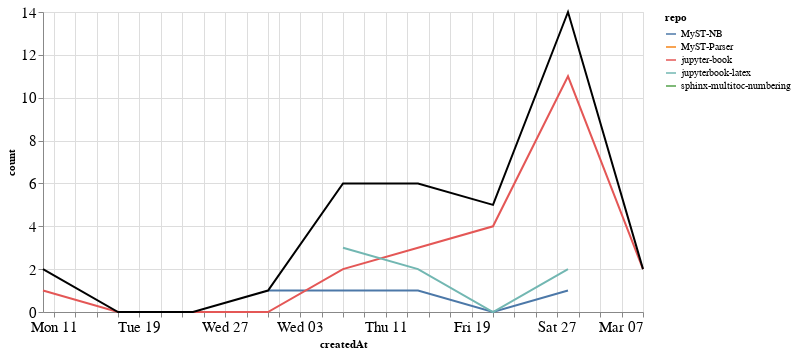

Write notebook code for a chart like this one.
### Markdown cell above
### Comments

### Code cell
comments_time = comments.groupby('repo').resample('W', on='createdAt').count()['author'].reset_index()
comments_time = comments_time.rename(columns={'author': 'count'})
comments_time_total = comments_time.groupby('createdAt').agg({"count": "sum"}).reset_index()
ch1 = alt.Chart(comments_time, width=600).mark_line().encode(
    x='createdAt',
    y='count',
    color='repo',
    tooltip="repo"
)

ch2 = alt.Chart(comments_time_total, width=600).mark_line(color="black").encode(
    x='createdAt',
    y='count',
)

ch1 + ch2

### Figure 1 — Vega-Lite specification as saved in the notebook (floating-point values rounded to 4 significant figures)
{"config": {"axisLeft": {"labelFontSize": 15}, "axisBottom": {"labelFontSize": 15}}, "layer": [{"data": {"name": "data-cddabee07de8c7a567f98649e3babb75"}, "mark": "line", "encoding": {"color": {"type": "nominal", "field": "repo"}, "tooltip": {"type": "nominal", "field": "repo"}, "x": {"type": "temporal", "field": "createdAt"}, "y": {"type": "quantitative", "field": "count"}}, "width": 600}, {"data": {"name": "data-212b4b26d4afec6f2c8bac48af212959"}, "mark": {"type": "line", "color": "black"}, "encoding": {"x": {"type": "temporal", "field": "createdAt"}, "y": {"type": "quantitative", "field": "count"}}, "width": 600}], "$schema": "https://vega.github.io/schema/vega-lite/v4.8.1.json", "datasets": {"data-cddabee07de8c7a567f98649e3babb75": [{"repo": "MyST-NB", "createdAt": "2021-01-31T00:00:00", "count": 1}, {"repo": "MyST-NB", "createdAt": "2021-02-07T00:00:00", "count": 1}, {"repo": "MyST-NB", "createdAt": "2021-02-14T00:00:00", "count": 1}, {"repo": "MyST-NB", "createdAt": "2021-02-21T00:00:00", "count": 0}, {"repo": "MyST-NB", "createdAt": "2021-02-28T00:00:00", "count": 1}, {"repo": "MyST-Parser", "createdAt": "2021-02-21T00:00:00", "count": 1}, {"repo": "jupyter-book", "createdAt": "2021-01-10T00:00:00", "count": 1}, {"repo": "jupyter-book", "createdAt": "2021-01-17T00:00:00", "count": 0}, {"repo": "jupyter-book", "createdAt": "2021-01-24T00:00:00", "count": 0}, {"repo": "jupyter-book", "createdAt": "2021-01-31T00:00:00", "count": 0}, {"repo": "jupyter-book", "createdAt": "2021-02-07T00:00:00", "count": 2}, {"repo": "jupyter-book", "createdAt": "2021-02-14T00:00:00", "count": 3}, {"repo": "jupyter-book", "createdAt": "2021-02-21T00:00:00", "count": 4}, {"repo": "jupyter-book", "createdAt": "2021-02-28T00:00:00", "count": 11}, {"repo": "jupyter-book", "createdAt": "2021-03-07T00:00:00", "count": 2}, {"repo": "jupyterbook-latex", "createdAt": "2021-02-07T00:00:00", "count": 3}, {"repo": "jupyterbook-latex", "createdAt": "2021-02-14T00:00:00", "count": 2}, {"repo": "jupyterbook-latex", "createdAt": "2021-02-21T00:00:00", "count": 0}, {"repo": "jupyterbook-latex", "createdAt": "2021-02-28T00:00:00", "count": 2}, {"repo": "sphinx-multitoc-numbering", "createdAt": "2021-01-10T00:00:00", "count": 1}], "data-212b4b26d4afec6f2c8bac48af212959": [{"createdAt": "2021-01-10T00:00:00", "count": 2}, {"createdAt": "2021-01-17T00:00:00", "count": 0}, {"createdAt": "2021-01-24T00:00:00", "count": 0}, {"createdAt": "2021-01-31T00:00:00", "count": 1}, {"createdAt": "2021-02-07T00:00:00", "count": 6}, {"createdAt": "2021-02-14T00:00:00", "count": 6}, {"createdAt": "2021-02-21T00:00:00", "count": 5}, {"createdAt": "2021-02-28T00:00:00", "count": 14}, {"createdAt": "2021-03-07T00:00:00", "count": 2}]}}
